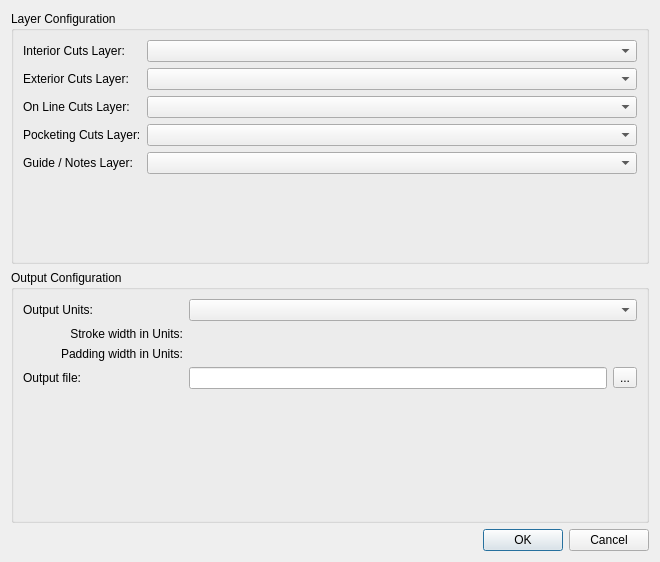
<?xml version="1.0" encoding="UTF-8"?>
<ui version="4.0">
 <class>ShaperExport</class>
 <widget class="QDialog" name="ShaperExport">
  <property name="geometry">
   <rect>
    <x>0</x>
    <y>0</y>
    <width>660</width>
    <height>562</height>
   </rect>
  </property>
  <property name="windowTitle">
   <string>Shaper Origin Exporter</string>
  </property>
  <property name="modal">
   <bool>true</bool>
  </property>
  <layout class="QVBoxLayout" name="verticalLayout_3">
   <item>
    <widget class="QGroupBox" name="layerBox">
     <property name="enabled">
      <bool>true</bool>
     </property>
     <property name="title">
      <string>Layer Configuration</string>
     </property>
     <layout class="QFormLayout" name="formLayout2">
      <item row="0" column="0">
       <widget class="QLabel" name="InteriorCutsLayerLabel">
        <property name="text">
         <string>Interior Cuts Layer:</string>
        </property>
       </widget>
      </item>
      <item row="0" column="1">
       <widget class="QComboBox" name="InteriorCutsLayerComboBox">
        <property name="toolTip">
         <string>A layer name matching .*shaper.*internal. will automatically find the layer.
Only Hash objects will be used.</string>
        </property>
       </widget>
      </item>
      <item row="1" column="0">
       <widget class="QLabel" name="ExteriorCutsLayerLabel">
        <property name="text">
         <string>Exterior Cuts Layer:</string>
        </property>
       </widget>
      </item>
      <item row="1" column="1">
       <widget class="QComboBox" name="ExteriorCutsLayerComboBox">
        <property name="toolTip">
         <string>A layer name matching .*shaper.*exterior.* will automatically find the layer.
Only Hash objects will be used.</string>
        </property>
       </widget>
      </item>
      <item row="2" column="0">
       <widget class="QLabel" name="OnLineCutsLayerLabel">
        <property name="text">
         <string>On Line Cuts Layer:</string>
        </property>
       </widget>
      </item>
      <item row="2" column="1">
       <widget class="QComboBox" name="OnLineCutsLayerComboBox">
        <property name="toolTip">
         <string>A layer name matching .*shaper.*on.line.* will automatically find the layer.
Lines, Polylines, Arcs, Circles, Ellipses, Splines, Text are supported.
(Explode dimensions for accurate rendering.)</string>
        </property>
       </widget>
      </item>
      <item row="3" column="0">
       <widget class="QLabel" name="PocketingCutsLayerLabel">
        <property name="text">
         <string>Pocketing Cuts Layer:</string>
        </property>
       </widget>
      </item>
      <item row="3" column="1">
       <widget class="QComboBox" name="PocketingCutsLayerComboBox">
        <property name="toolTip">
         <string>A layer name matching .*shaper.*pocket.* will automatically find the layer.
Only Hash objects will be used.</string>
        </property>
       </widget>
      </item>
      <item row="4" column="0">
       <widget class="QLabel" name="GuideNotesLayerLabel">
        <property name="text">
         <string>Guide / Notes Layer:</string>
        </property>
       </widget>
      </item>
      <item row="4" column="1">
       <widget class="QComboBox" name="GuideLayerComboBox">
        <property name="toolTip">
         <string>A layer name matching .*shaper.*guide.* will automatically find the layer.
All drawable objects are supported.</string>
        </property>
       </widget>
      </item>
      <item row="5" column="0">
       <spacer name="horizontalSpacer">
        <property name="orientation">
         <enum>Qt::Horizontal</enum>
        </property>
        <property name="sizeHint" stdset="0">
         <size>
          <width>40</width>
          <height>20</height>
         </size>
        </property>
       </spacer>
      </item>
     </layout>
    </widget>
   </item>
   <item>
    <widget class="QGroupBox" name="Configuration">
     <property name="enabled">
      <bool>true</bool>
     </property>
     <property name="title">
      <string>Output Configuration</string>
     </property>
     <property name="flat">
      <bool>false</bool>
     </property>
     <layout class="QFormLayout" name="_2">
      <item row="0" column="0">
       <widget class="QLabel" name="OutputUnitsLabel">
        <property name="text">
         <string>Output Units:</string>
        </property>
        <property name="alignment">
         <set>Qt::AlignRight|Qt::AlignTrailing|Qt::AlignVCenter</set>
        </property>
        <property name="buddy">
         <cstring>OutputUnitsComboBox</cstring>
        </property>
       </widget>
      </item>
      <item row="0" column="1">
       <widget class="QComboBox" name="OutputUnitsComboBox">
        <property name="enabled">
         <bool>true</bool>
        </property>
        <property name="sizePolicy">
         <sizepolicy hsizetype="Preferred" vsizetype="Fixed">
          <horstretch>0</horstretch>
          <verstretch>0</verstretch>
         </sizepolicy>
        </property>
        <property name="editable">
         <bool>false</bool>
        </property>
       </widget>
      </item>
      <item row="1" column="0">
       <widget class="QLabel" name="StrokeWidthLabel">
        <property name="minimumSize">
         <size>
          <width>160</width>
          <height>0</height>
         </size>
        </property>
        <property name="text">
         <string>Stroke width in Units:</string>
        </property>
        <property name="alignment">
         <set>Qt::AlignRight|Qt::AlignTrailing|Qt::AlignVCenter</set>
        </property>
       </widget>
      </item>
      <item row="1" column="1">
       <widget class="RMathComboBox" name="StrokeComboBox" native="true"/>
      </item>
      <item row="2" column="0">
       <widget class="QLabel" name="PaddingWidthLabel">
        <property name="minimumSize">
         <size>
          <width>160</width>
          <height>0</height>
         </size>
        </property>
        <property name="text">
         <string>Padding width in Units:</string>
        </property>
        <property name="alignment">
         <set>Qt::AlignRight|Qt::AlignTrailing|Qt::AlignVCenter</set>
        </property>
       </widget>
      </item>
      <item row="2" column="1">
       <widget class="RMathComboBox" name="PaddingComboBox" native="true"/>
      </item>
      <item row="3" column="0">
       <widget class="QLabel" name="OutputFileLabel">
        <property name="text">
         <string>Output file:</string>
        </property>
        <property name="alignment">
         <set>Qt::AlignRight|Qt::AlignTrailing|Qt::AlignVCenter</set>
        </property>
       </widget>
      </item>
      <item row="3" column="1">
       <layout class="QHBoxLayout" name="horizontalLayout">
        <item>
         <widget class="QLineEdit" name="OutputFileInput"/>
        </item>
        <item>
         <widget class="QToolButton" name="OutputFileToolButton">
          <property name="text">
           <string>...</string>
          </property>
         </widget>
        </item>
       </layout>
      </item>
     </layout>
    </widget>
   </item>
   <item>
    <widget class="QDialogButtonBox" name="buttonBox">
     <property name="standardButtons">
      <set>QDialogButtonBox::Cancel|QDialogButtonBox::Ok</set>
     </property>
    </widget>
   </item>
  </layout>
 </widget>
 <customwidgets>
  <customwidget>
   <class>RMathComboBox</class>
   <extends>QWidget</extends>
   <header>rmathcombobox.h</header>
  </customwidget>
 </customwidgets>
 <tabstops>
  <tabstop>OutputUnitsComboBox</tabstop>
  <tabstop>InteriorCutsLayerComboBox</tabstop>
  <tabstop>ExteriorCutsLayerComboBox</tabstop>
  <tabstop>OnLineCutsLayerComboBox</tabstop>
  <tabstop>PocketingCutsLayerComboBox</tabstop>
  <tabstop>GuideLayerComboBox</tabstop>
  <tabstop>OutputFileInput</tabstop>
  <tabstop>OutputFileToolButton</tabstop>
 </tabstops>
 <resources/>
 <connections>
  <connection>
   <sender>buttonBox</sender>
   <signal>accepted()</signal>
   <receiver>ShaperExport</receiver>
   <slot>accept()</slot>
   <hints>
    <hint type="sourcelabel">
     <x>274</x>
     <y>367</y>
    </hint>
    <hint type="destinationlabel">
     <x>286</x>
     <y>227</y>
    </hint>
   </hints>
  </connection>
  <connection>
   <sender>buttonBox</sender>
   <signal>rejected()</signal>
   <receiver>ShaperExport</receiver>
   <slot>reject()</slot>
   <hints>
    <hint type="sourcelabel">
     <x>230</x>
     <y>367</y>
    </hint>
    <hint type="destinationlabel">
     <x>236</x>
     <y>209</y>
    </hint>
   </hints>
  </connection>
 </connections>
</ui>
